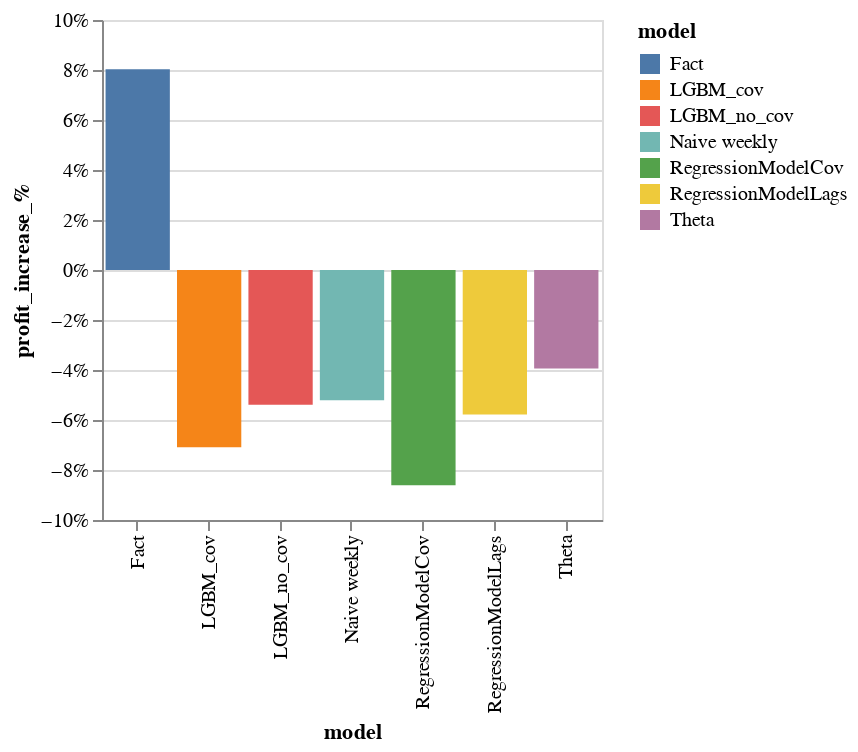

Here is the notebook cell this chart was saved with:
### Code cell
alt.Chart(all_items_eval.reset_index()).mark_bar().encode(
    x=alt.X('model:N',scale=alt.Scale(zero=False)),
    y=alt.Y('profit_increase_%:Q',scale=alt.Scale(zero=True),axis=alt.Axis(format='%')),
    color=alt.Color('model:N')
).properties(width=250, height=250)#.interactive()

### Figure 1 — Vega-Lite specification as saved in the notebook (floating-point values rounded to 4 significant figures)
{"config": {"view": {"continuousWidth": 400, "continuousHeight": 300}}, "data": {"name": "data-a7a40f7c6a03de280a91f7fadbc496e3"}, "mark": "bar", "encoding": {"color": {"type": "nominal", "field": "model"}, "x": {"type": "nominal", "field": "model", "scale": {"zero": false}}, "y": {"type": "quantitative", "axis": {"format": "%"}, "field": "profit_increase_%", "scale": {"zero": true}}}, "height": 250, "width": 250, "$schema": "https://vega.github.io/schema/vega-lite/v4.8.1.json", "datasets": {"data-a7a40f7c6a03de280a91f7fadbc496e3": [{"model": "Fact", "value": 456100.0, "sell_price": 186.0, "daily_revenue": 661500.0, "disount": 0.1135, "sell_price_w_disount": 164.8, "value_increase": 42.9, "value_w_disount": 609500.0, "daily_revenue_w_disount": 782600.0, "daily_profit": 396900.0, "daily_profit_w_disount": 428800.0, "value_fact": 456100.0, "daily_profit_fact": 396900.0, "value_w_disount_fact": 609500.0, "daily_profit_w_disount_fact": 428800.0, "inventory_left": 0.0, "final_profit_w_discount": 428800.0, "final_profit_base_price": 396900.0, "profit_increase_%": 0.08032}, {"model": "LGBM_cov", "value": 459600.0, "sell_price": 186.0, "daily_revenue": 666300.0, "disount": 0.123, "sell_price_w_disount": 163.1, "value_increase": 46.5, "value_w_disount": 628100.0, "daily_revenue_w_disount": 787700.0, "daily_profit": 399800.0, "daily_profit_w_disount": 423400.0, "value_fact": 456100.0, "daily_profit_fact": 396900.0, "value_w_disount_fact": 622700.0, "daily_profit_w_disount_fact": 420600.0, "inventory_left": 5468.0, "final_profit_w_discount": 368700.0, "final_profit_base_price": 340300.0, "profit_increase_%": -0.07088}, {"model": "LGBM_no_cov", "value": 458100.0, "sell_price": 186.0, "daily_revenue": 664400.0, "disount": 0.1087, "sell_price_w_disount": 165.7, "value_increase": 41.1, "value_w_disount": 603800.0, "daily_revenue_w_disount": 779700.0, "daily_profit": 398600.0, "daily_profit_w_disount": 429100.0, "value_fact": 456100.0, "daily_profit_fact": 396900.0, "value_w_disount_fact": 602000.0, "daily_profit_w_disount_fact": 427000.0, "inventory_left": 1809.0, "final_profit_w_discount": 375500.0, "final_profit_base_price": 340500.0, "profit_increase_%": -0.05386}, {"model": "Naive weekly", "value": 459100.0, "sell_price": 186.0, "daily_revenue": 665700.0, "disount": 0.119, "sell_price_w_disount": 164.0, "value_increase": 45.0, "value_w_disount": 627500.0, "daily_revenue_w_disount": 790500.0, "daily_profit": 399400.0, "daily_profit_w_disount": 427100.0, "value_fact": 456100.0, "daily_profit_fact": 396900.0, "value_w_disount_fact": 624100.0, "daily_profit_w_disount_fact": 424300.0, "inventory_left": 3445.0, "final_profit_w_discount": 376200.0, "final_profit_base_price": 344400.0, "profit_increase_%": -0.05213}, {"model": "RegressionModelCov", "value": 465300.0, "sell_price": 186.0, "daily_revenue": 674200.0, "disount": 0.127, "sell_price_w_disount": 162.3, "value_increase": 48.0, "value_w_disount": 638500.0, "daily_revenue_w_disount": 801300.0, "daily_profit": 404500.0, "daily_profit_w_disount": 431100.0, "value_fact": 456100.0, "daily_profit_fact": 396900.0, "value_w_disount_fact": 625200.0, "daily_profit_w_disount_fact": 422800.0, "inventory_left": 13320.0, "final_profit_w_discount": 362700.0, "final_profit_base_price": 331600.0, "profit_increase_%": -0.08613}, {"model": "RegressionModelLags", "value": 463500.0, "sell_price": 186.0, "daily_revenue": 671700.0, "disount": 0.1175, "sell_price_w_disount": 164.1, "value_increase": 44.4, "value_w_disount": 625300.0, "daily_revenue_w_disount": 796800.0, "daily_profit": 403000.0, "daily_profit_w_disount": 434100.0, "value_fact": 456100.0, "daily_profit_fact": 396900.0, "value_w_disount_fact": 613800.0, "daily_profit_w_disount_fact": 427300.0, "inventory_left": 11490.0, "final_profit_w_discount": 374000.0, "final_profit_base_price": 339200.0, "profit_increase_%": -0.05777}, {"model": "Theta", "value": 460100.0, "sell_price": 186.0, "daily_revenue": 667200.0, "disount": 0.1167, "sell_price_w_disount": 164.3, "value_increase": 44.1, "value_w_disount": 618100.0, "daily_revenue_w_disount": 790200.0, "daily_profit": 400300.0, "daily_profit_w_disount": 431700.0, "value_fact": 456100.0, "daily_profit_fact": 396900.0, "value_w_disount_fact": 613200.0, "daily_profit_w_disount_fact": 427800.0, "inventory_left": 4844.0, "final_profit_w_discount": 381300.0, "final_profit_base_price": 345900.0, "profit_increase_%": -0.03937}]}}
